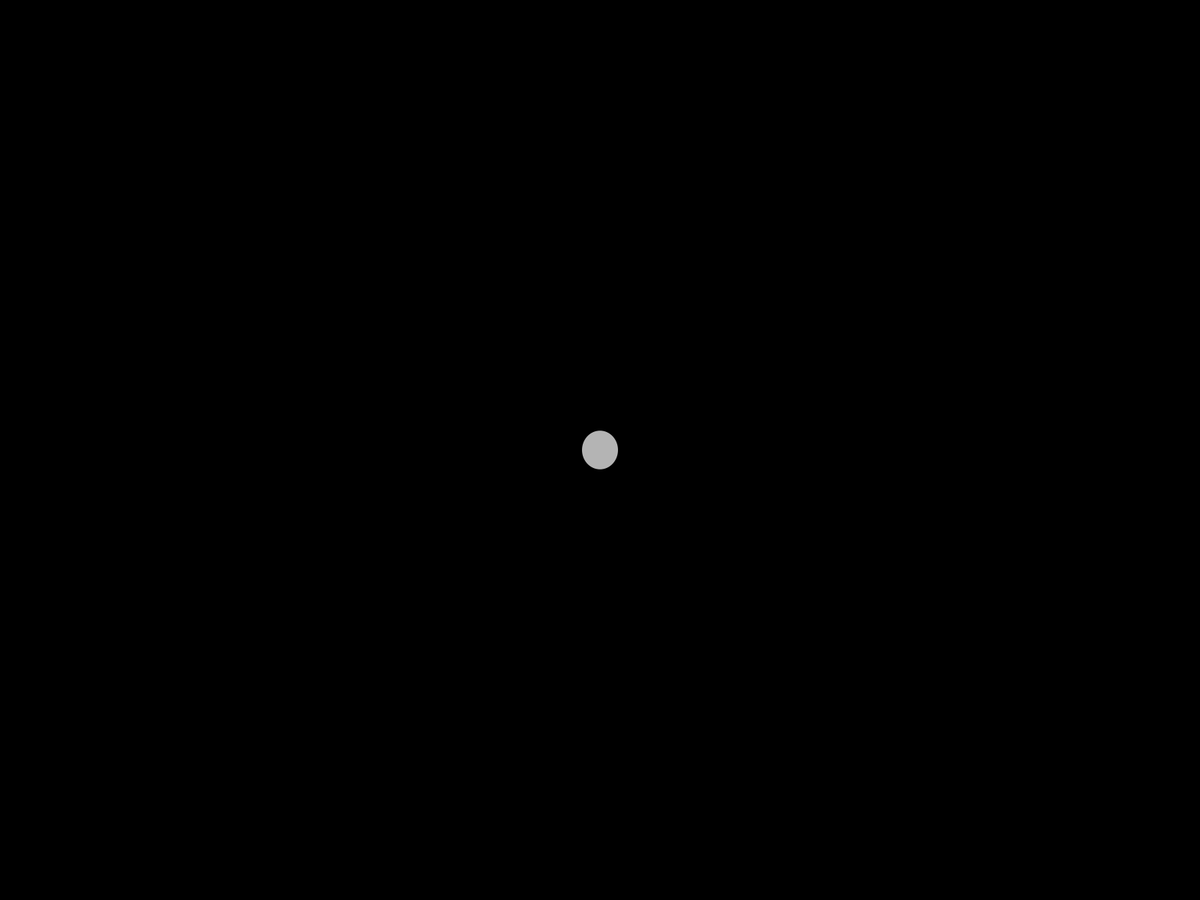
Frame 1 (no input)
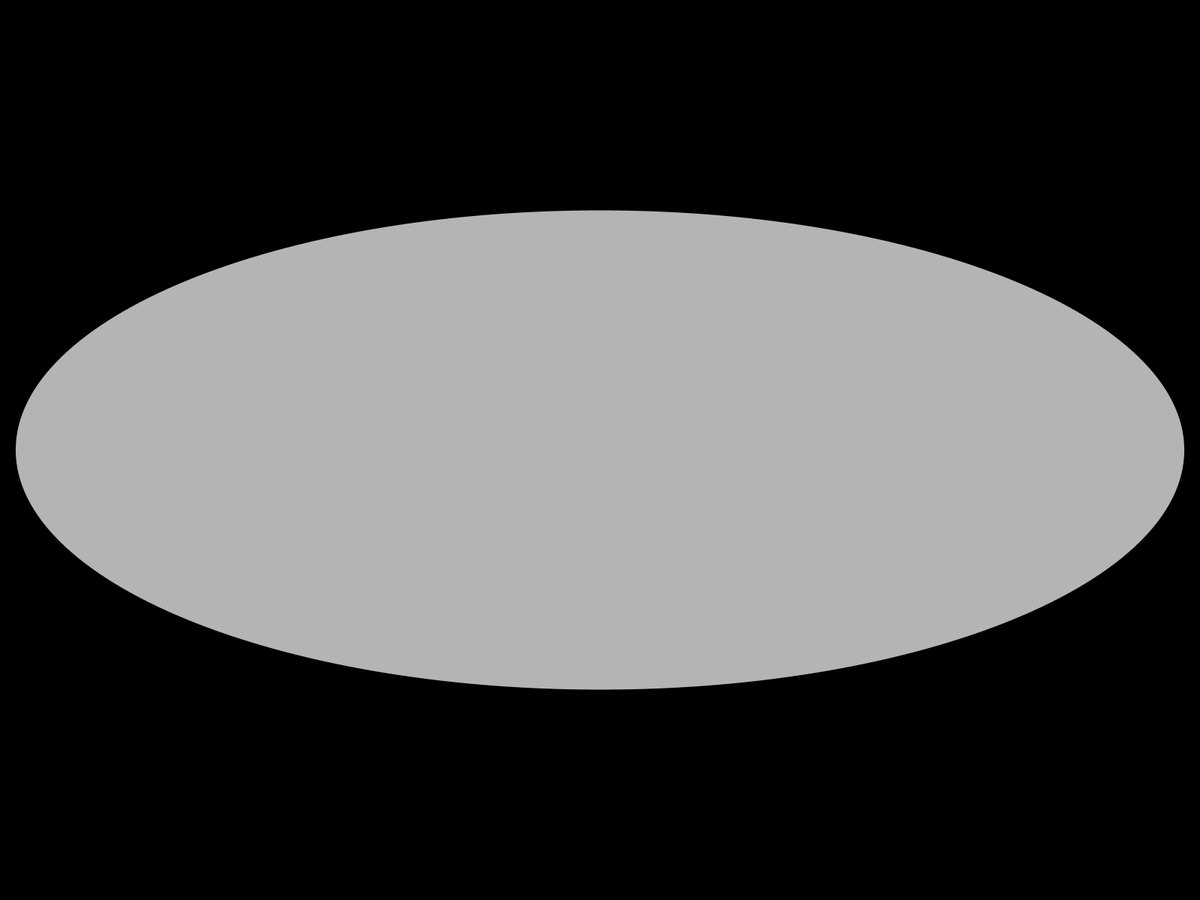
Frame 60 (the mouse pressed at the canvas centre just before this capture)
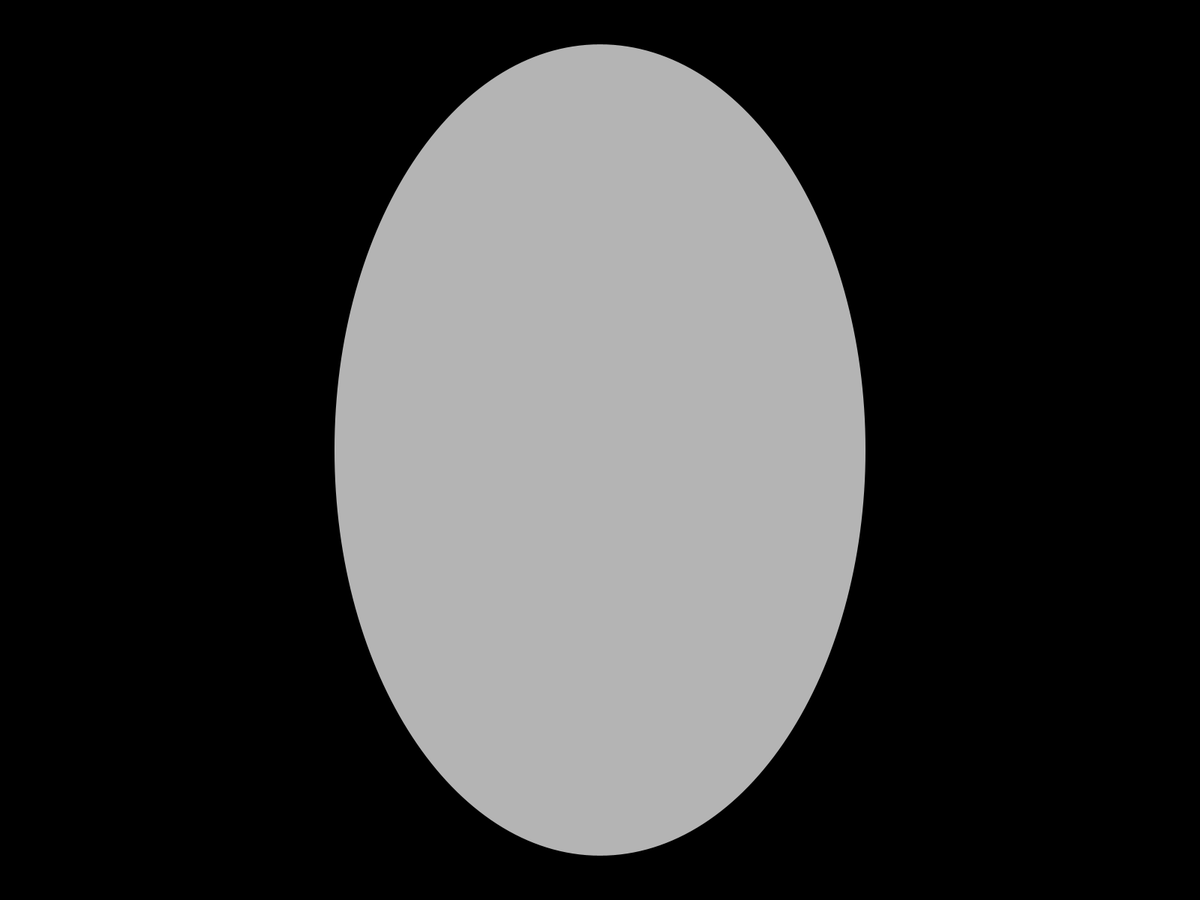
Frame 120 (the mouse held since frame 60 and released just before this capture)

The Processing sketch that drew these frames (run headless with seeded random() and noise(); from frame 60 on, the mouse is pressed at the canvas centre):

// Processing sketch: u1111111
// ── u1111111.pde
void setup() {
  fullScreen();
  noStroke();
  fill(180);
}

void draw() {
  background(0);
  ellipse(width/2, height/2, width*sin(frameCount*0.03), height*sin(frameCount*0.043));
}

void keyPressed(){
  if(key == 'S'){
    println("taking screenshot...");
    save("screenshot.png");
  }
}
